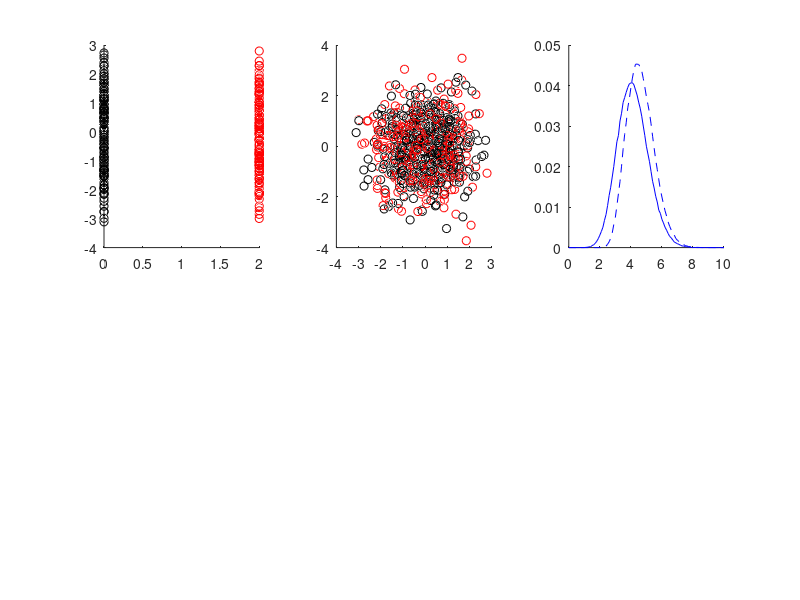

The MATLAB source for this figure: (Note: this script raises an error after producing the figure.)
clc
clear
%
% Create synthetic data
%
nSamp = 500; % number of sample points in each plane
nDim = 10; % total number of dimensions
nClust = 2;inds{1} = 1:nSamp;inds{2} = nSamp+1:2*nSamp;
labels(inds{1}) = 0;labels(inds{2}) = 1;
for i=1:nDim-1
    d1(:,i) = randn(nSamp,1);
    d2(:,i) = randn(nSamp,1);
end
% coordinates of the two planes
d1 = [zeros(nSamp,1) d1];  % 
d2 = [2*ones(nSamp,1) d2]; %
data = [d1;d2];
% pairwise distance in the data and selection of epsilon
pdt = pdist(data);epsilon = prctile(pdt,10);
pdt = squareform(pdt);
% constructing the kernel
W = exp(-pdt.*pdt/(2*epsilon*epsilon));
nS = size(pdt,1);
%
subplot(2,3,1)
hold on
plot3(d1(:,1),d1(:,2),d1(:,3),'ko')
plot3(d2(:,1),d2(:,2),d2(:,3),'ro')
%
subplot(2,3,2)
hold on
plot3(d1(:,2),d1(:,3),d1(:,4),'ko')
plot3(d2(:,2),d2(:,3),d2(:,4),'ro')
subplot(2,3,3)
hold on
a = pdt(1:nSamp,1:nSamp);a = reshape(a,nSamp*nSamp,1);
a(a==0) = [];
b = pdt(nSamp+1:2*nSamp,nSamp+1:2*nSamp);b = reshape(b,nSamp*nSamp,1);
b(b==0) = [];x1 = [a;b];
x2 = reshape(pdt(1:nSamp,nSamp+1:2*nSamp),nSamp*nSamp,1);
[b a] = hist(x1,0:0.1:10);b = b/sum(b);
plot(a,b,'b')
[b a] = hist(x2,0:0.1:10);b = b/sum(b);
plot(a,b,'b--')
%
% Standard Markov chain 
%
[kD pD] = grw(W);
%
% Pathe entropy maximized Markov chain 
%
[kP pP] = merw(W);
%
% Construct diffusion maps
%
[vD eD] = get_n_vecs(kD,3,1);
[vP eP] = get_n_vecs(kP,3,1);
%
subplot(2,3,4)
hold on
plot(vP(1:nSamp,1),vP(1:nSamp,2),'ko')
plot(vP(nSamp+1:2*nSamp,1),vP(nSamp+1:2*nSamp,2),'ro')
%
subplot(2,3,5)
hold on
plot(vD(1:nSamp,1),vD(1:nSamp,2),'ko')
plot(vD(nSamp+1:2*nSamp,1),vD(nSamp+1:2*nSamp,2),'ro')
%
nClust = 2;inds{1} = 1:nSamp;inds{2} = nSamp+1:2*nSamp;
clear d1 d2
for i=1:nClust
    for j=1:nClust
        d1(i,j)    = distdist(data(inds{i},:),data(inds{j},:));
        d2(i,j)    = distdist(vP(inds{i},:),vP(inds{j},:));
        d3(i,j)    = distdist(vD(inds{i},:),vD(inds{j},:));
    end
end
for i=1:nClust
    for j=nClust
        dplain(i,j) = d1(i,j)/sqrt(d1(i,i)*d1(j,j));
        dvp(i,j)    = d2(i,j)/sqrt(d2(i,i)*d2(j,j));
        dvd(i,j)    = d3(i,j)/sqrt(d3(i,i)*d3(j,j));
    end
end
%
dplain = dplain-diag(diag(dplain));
a1 = reshape(dplain,nClust*nClust,1);a1(a1==0) = [];
dvp = dvp-diag(diag(dvp));
a2 = reshape(dvp,nClust*nClust,1);a2(a2==0) = [];
dvd = dvd-diag(diag(dvd));
a3 = reshape(dvd,nClust*nClust,1);a3(a3==0) = [];
[mean(a1) mean(a2) mean(a3) 100*(mean(a2)-mean(a3))/mean(a3)]
sD = silhouette(vD,labels,'Euclidean');
sP = silhouette(vP,labels,'Euclidean');
subplot(2,3,6)
plot(sP,sD,'o')
hold on
plot([-1 1],[-1 1])

%